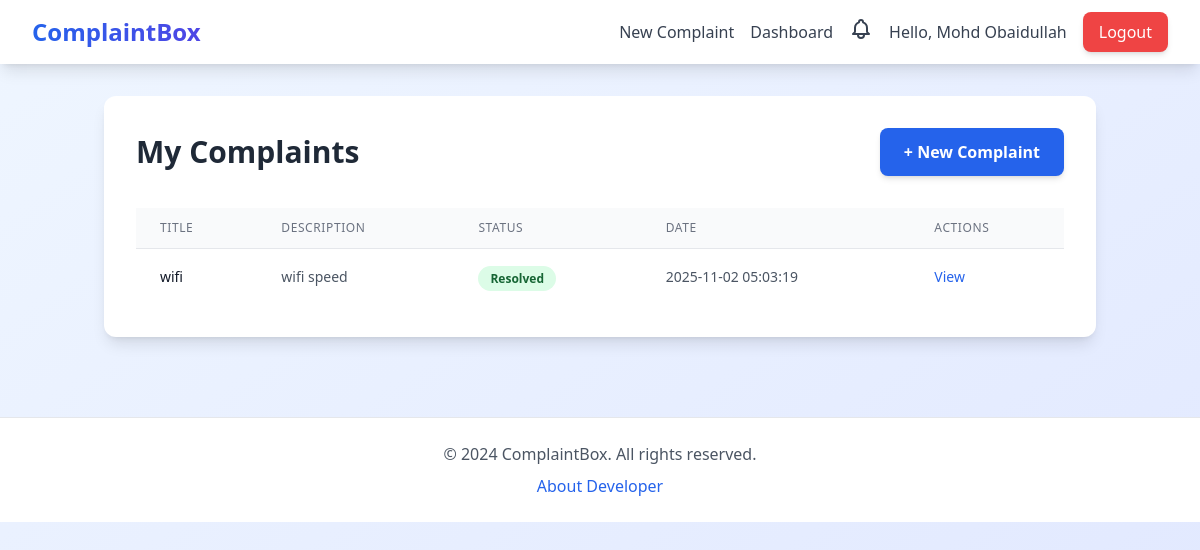
/student/dashboard (signed in), run on the app's committed database.
### tables this page shows
CREATE TABLE complaints (
            id INTEGER PRIMARY KEY AUTOINCREMENT,
            title TEXT NOT NULL,
            description TEXT NOT NULL,
            attachment TEXT,
            status TEXT DEFAULT 'Pending',
            student_id INTEGER,
            staff_id INTEGER,
            college_id INTEGER,
            created_at TIMESTAMP DEFAULT CURRENT_TIMESTAMP,
            FOREIGN KEY (student_id) REFERENCES students(id),
            FOREIGN KEY (staff_id) REFERENCES staff(id),
            FOREIGN KEY (college_id) REFERENCES colleges(id)
        );

### app.py (the view)
@app.route('/student/dashboard')
def student_dashboard():
    if 'user_id' not in session or session['user_type'] != 'student':
        return redirect(url_for('student_login'))
    db = get_db()
    cursor = db.cursor()
    cursor.execute('SELECT * FROM complaints WHERE student_id = ? ORDER BY created_at DESC',
                   (session['user_id'],))
    complaints = cursor.fetchall()
    db.close()
    return render_template('student_dashboard.html', complaints=complaints)

### app.py (called while the page is built)
def get_db():
    conn = sqlite3.connect('database.db', timeout=30.0)
    conn.row_factory = sqlite3.Row
    return conn

### templates/student_dashboard.html (shortened to what this page needs)
{% extends "base.html" %}
{% block content %}
<div class="max-w-7xl mx-auto">
    <div class="bg-white rounded-xl shadow-lg p-8">
        <div class="flex justify-between items-center mb-8">
            <h2 class="text-3xl font-bold text-gray-800">My Complaints</h2>
            <a href="{{ url_for('complaint_new') }}" class="bg-blue-600 hover:bg-blue-700 text-white px-6 py-3 rounded-lg font-semibold transition-all shadow-md hover:shadow-lg transform hover:scale-105">
                + New Complaint
            </a>
        </div>
        {% if complaints %}
        <div class="overflow-x-auto">
            <table class="min-w-full divide-y divide-gray-200">
                <thead class="bg-gray-50">
                    <tr>
                        <th class="px-6 py-3 text-left text-xs font-medium text-gray-500 uppercase tracking-wider">Title</th>
                        <th class="px-6 py-3 text-left text-xs font-medium text-gray-500 uppercase tracking-wider">Description</th>
                        <th class="px-6 py-3 text-left text-xs font-medium text-gray-500 uppercase tracking-wider">Status</th>
                        <th class="px-6 py-3 text-left text-xs font-medium text-gray-500 uppercase tracking-wider">Date</th>
                        <th class="px-6 py-3 text-left text-xs font-medium text-gray-500 uppercase tracking-wider">Actions</th>
                    </tr>
                </thead>
                <tbody class="bg-white divide-y divide-gray-200">
                    {% for complaint in complaints %}
                    <tr class="hover:bg-gray-50 transition-colors">
                        <td class="px-6 py-4 whitespace-nowrap">
                            <div class="text-sm font-medium text-gray-900">{{ complaint['title'] }}</div>
                        </td>
                        <td class="px-6 py-4">
                            <div class="text-sm text-gray-600 max-w-md truncate">{{ complaint['description'] }}</div>
                        </td>
                        <td class="px-6 py-4 whitespace-nowrap">
                            {% if complaint['status'] == 'Pending' %}
                                <span class="px-3 py-1 text-xs font-semibold rounded-full bg-yellow-100 text-yellow-800">Pending</span>
                            {% elif complaint['status'] == 'In Progress' %}
                                <span class="px-3 py-1 text-xs font-semibold rounded-full bg-blue-100 text-blue-800">In Progress</span>
                            {% elif complaint['status'] == 'Resolved' %}
                                <span class="px-3 py-1 text-xs font-semibold rounded-full bg-green-100 text-green-800">Resolved</span>
                            {% endif %}
                        </td>
                        <td class="px-6 py-4 whitespace-nowrap text-sm text-gray-600">
                            {{ complaint['created_at'] }}
                        </td>
                        <td class="px-6 py-4 whitespace-nowrap text-sm font-medium">
                            <a href="{{ url_for('view_complaint', complaint_id=complaint['id']) }}" class="text-blue-600 hover:text-blue-900 transition-colors">View</a>
                        </td>
                    </tr>
                    {% endfor %}
                </tbody>
            </table>
        </div>
        {% endif %}
    </div>
</div>
{% endblock %}

### static/css/styles.css (style rules this page uses)
html { scroll-behavior: smooth; }

### data on the page
complaints: title "wifi", description "wifi speed", status "Resolved", created_at "2025-11-02 05:03:19"

### other printed values
{{ session.user_name }} "Mohd Obaidullah"
